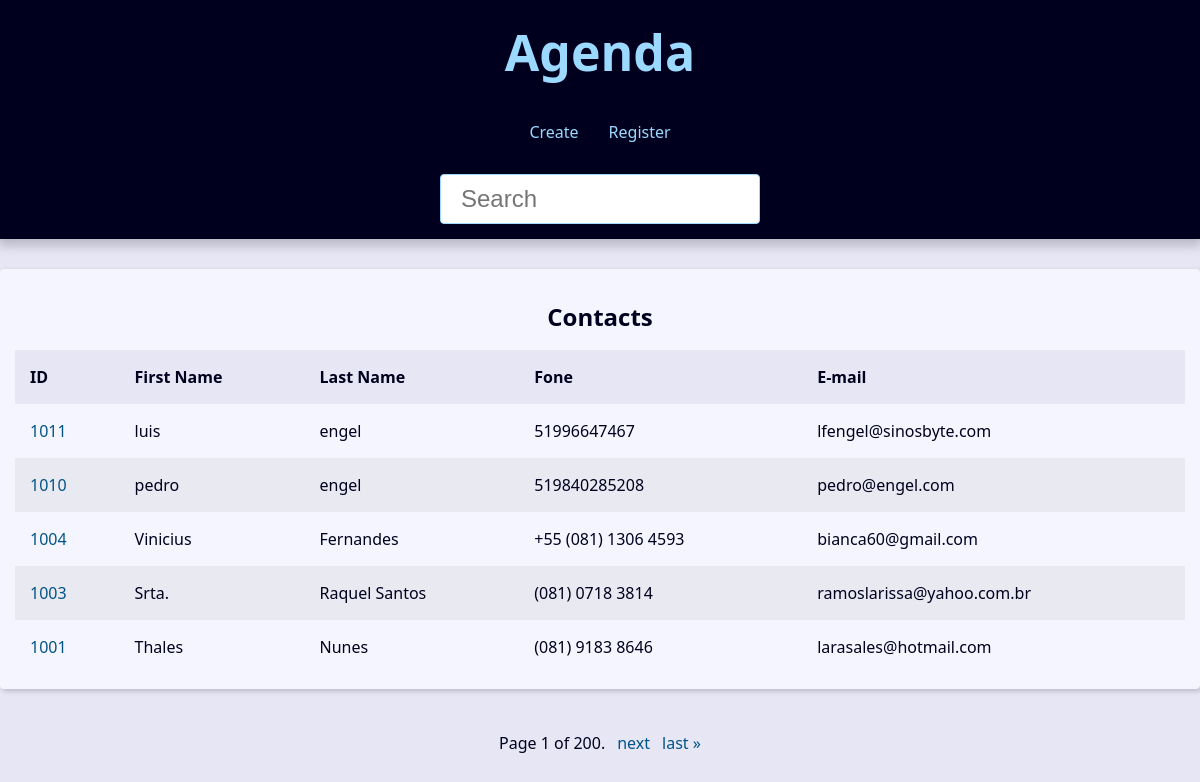
The page / on the database its author committed.
### contact/models.py (models this page shows, shortened)
class Contact(models.Model):
    first_name = models.CharField(
        max_length=50,
    )
    last_name = models.CharField(max_length=50, blank=True)
    fone = models.CharField(
        max_length=50
    )
    email = models.EmailField(max_length=254, blank=True)
    created_date = models.DateTimeField(default=timezone.now)
    description = models.TextField(blank=True)
    show = models.BooleanField(default=True)
    picture = models.ImageField(blank=True, upload_to="pictures/%Y/%m/")
    category = models.ForeignKey(
        Category, on_delete=models.SET_NULL, blank=True, null=True
    )
    owner = models.ForeignKey(
        User, on_delete=models.SET_NULL, blank=True, null=True)

### contact/views/contact_views.py (the view)
# urls.py: path("", view=views.index, name="index"),
def index(request: HttpRequest) -> HttpResponse:
    contacts = Contact.objects.all()
    contacts = Contact.objects.filter(show=True).order_by("-id")
    """
    SELECT "contact_contact"."id",
    "contact_contact"."first_name",
    "contact_contact"."last_name",
    "contact_contact"."fone",
    "contact_contact"."email",
    "contact_contact"."created_date",
    "contact_contact"."description",
    "contact_contact"."show",
    "contact_contact"."picture",
    "contact_contact"."category_id",
    "contact_contact"."owner_id"
    FROM "contact_contact"
    WHERE "contact_contact"."show"
    ORDER BY "contact_contact"."id" DESC
    """
    paginator = Paginator(contacts, 5)
    page_number = request.GET.get('page')
    page_obj = paginator.get_page(page_number)
    context = {"page_obj": page_obj, "site_title": "Contatos"}
    return render(request, "contact/index.html", context=context)

### contact/templates/contact/index.html
{% extends "global/base.html" %}
{% block content %}
{% if page_obj %}
    <div class="responsive-table">
        <table class="contacts-table">
            <caption class="table-caption">
                Contacts
            </caption>
            <thead>
                <tr class="table-row table-row-header">
                    <th class="table-header">ID</th>
                    <th class="table-header">First Name</th>
                    <th class="table-header">Last Name</th>
                    <th class="table-header">Fone</th>
                    <th class="table-header">E-mail</th>
                </tr>
            </thead>
            <tbody>
                {% for contact in page_obj%}
                   <tr class="table-row">
                        <td class="table-cel">
                            <a href="{% url 'contact:contact' contact.id %}" class="table-link">{{ contact.id }}</a>
                        </td>
                        <td class="table-cel">
                            {{ contact.first_name }}</td>
                        <td class="table-cel">
                            {{ contact.last_name }}
                        </td>
                        <td class="table-cel">
                            {{ contact.fone }}
                        </td>
                        <td class="table-cel">
                            {{ contact.email }}
                        </td>
                   </tr>
                {% endfor %}
            </tbody>
        </table>
    </div>
    {% else %}
        <div class="single-contact">
            <h1 class="single-contact-name">
              Nenhum contato encontrado com essa pesquisa
            </h1>
        </div>
    {% endif %}
{% endblock content %}

### base_templates/global/base.html (shortened to what this page needs)
<!DOCTYPE html>
<html lang="pt-br">
    {% include "global/partials/_head.html" %}
    <body>
        {% include "global/partials/_header.html" %}
        <main class="content">
            {% block content %}{% endblock content %}
        </main>
        {% include "global/partials/_pagination.html" %}
    </body>
</html>

### base_templates/global/partials/_head.html (shortened to what this page needs)
{% load static %}
<head>
    <link rel='stylesheet' href={% static "global/css/style.css" %}>
</head>

### base_templates/global/partials/_header.html
<header class="header">
    <h1 class="header-heading">
        <a href={% url "contact:index" %} class="header-link">Agenda</a>
    </h1>
    <nav class="menu">
        <ul class="menu-list">
            <li class="menu-item">
                <a href={% url "contact:create_contact" %} class="menu-link">
                    Create
                </a>
            </li>
            <li class="menu-item">
                <a href="#" class="menu-link">
                    Register
                </a>
            </li>
        </ul>
    </nav>
    <div class="search">
        <form action={% url "contact:search" %} mehtod='GET'>
            <input type="text" class="search-input" placeholder="Search"
                id="Search" name='q' value={{ search_value }}>
        </form>
    </div>
</header>

### base_templates/global/partials/_pagination.html (shortened to what this page needs)
{% if page_obj %}
<div class="pagination">
    <span class="step-links">
        <span class="current">
            Page {{ page_obj.number }} of {{ page_obj.paginator.num_pages }}.
        </span>
        {% if page_obj.has_next %}
        <a
            href="?page={{ page_obj.next_page_number }}&q={{ request.GET.q.strip }}">next</a>
        <a
            href="?page={{ page_obj.paginator.num_pages }}&q={{ request.GET.q.strip }}">last
            &raquo;</a>
        {% endif %}
    </span>
</div>
{% endif %}

### base_static/global/css/style.css (style rules this page uses)
:root { --spacing: 1.5rem; --link-dark-color: rgb(0, 83, 134); --link-light-color: rgb(156, 217, 255); --clr-white: rgb(245, 245, 255); --clr-black: rgb(0, 0, 30); --clr-light-gray: rgb(230, 230, 245); --clr-dark-shadow-5: rgba(0, 0, 10, 5%); --clr-dark-shadow-10: rgba(0, 0, 10, 10%); --clr-dark-shadow-20: rgba(0, 0, 10, 20%); --clr-light-shadow-5: rgba(200, 200, 255, 5%); --clr-light-shadow-10: rgba(200, 200, 255, 10%); --clr-light-shadow-20: rgba(200, 200, 255, 20%); --main-page-width: 120rem; --table-min-width: 60rem; --biggest-font-size: 5rem; --bigger-font-size: 4rem; --big-font-size: 3.2rem; --medium-font-size: 2.4rem; --small-font-size: 1.6rem; --smaller-font-size: 1.4rem; --smallest-font-size: 1.2rem; --transition-fast: 300ms; --transition-medium: 600ms; --transition-slow: 1s; --default-border-radius: 4px; }
*, *::before, *::after { margin: 0; padding: 0; box-sizing: border-box; }
html { font-size: 62.5%; }
body { font-family: system-ui, -apple-system, BlinkMacSystemFont, 'Segoe UI', Roboto, Oxygen, Ubuntu, Cantarell, 'Open Sans', 'Helvetica Neue', sans-serif; line-height: 1.5; font-size: var(--small-font-size); color: var(--clr-black); -webkit-font-smoothing: antialiased; background: var(--clr-light-gray); }
.header { background: var(--clr-black); padding: var(--spacing); box-shadow: 0 5px 10px 2px var(--clr-dark-shadow-20); z-index: 1; position: relative; }
.header-heading { font-size: var(--biggest-font-size); text-align: center; }
.header-link { color: var(--link-light-color); text-decoration: none; transition: filter var(--transition-fast) ease-in-out; }
.menu { margin: var(--spacing); }
.menu-list { list-style: none; display: flex; justify-content: center; flex-flow: row wrap; }
.menu-link { display: block; padding: var(--spacing); color: var(--link-light-color); text-decoration: none; transition: background-color var(--transition-fast) ease-in-out; border-radius: var(--default-border-radius); }
.content { max-width: var(--main-page-width); margin: calc(var(--spacing) * 2) auto; padding: var(--spacing); background: var(--clr-white); box-shadow: 2px 2px 5px var(--clr-dark-shadow-20); border-radius: var(--default-border-radius); }
.responsive-table { width: 100%; overflow-x: auto; }
.contacts-table { width: 100%; min-width: var(--table-min-width); border-collapse: collapse; }
.table-caption { font-size: var(--medium-font-size); font-weight: bold; padding: var(--spacing); }
.table-row { text-align: left; text-overflow: ellipsis; transition: background-color var(--transition-fast) ease-in-out; }
.table-row:nth-of-type(2n) { background: var(--clr-dark-shadow-5); }
.table-row-header { background: var(--clr-light-gray); color: var(--clr-black); }
.table-cel, .table-header { padding: var(--spacing); }
.table-link { color: var(--link-dark-color); transition: color var(--transition-fast) ease-in-out; text-decoration: none; }
.pagination { margin-top: var(--spacing); display: flex; justify-content: center; padding: calc(var(--spacing) * 0.8); font-size: var(--small-font-size); }
.pagination .step-links { display: flex; gap: calc(var(--spacing) * 0.8); }
.pagination .step-links a { color: var(--link-dark-color); transition: color var(--transition-fast) ease-in-out; text-decoration: none; display: block; }
.search { display: flex; justify-content: center; }
.search-input { font-size: var(--medium-font-size); padding: 1rem 2rem; width: 100%; max-width: 32rem; border-radius: var(--default-border-radius); border: 1px solid var(--link-light-color); }

### rows shown on the page
Contact: id "1011", first_name "luis", last_name "engel", fone "51996647467", email "lfengel@sinosbyte.com"
Contact: id "1010", first_name "pedro", last_name "engel", fone "519840285208", email "pedro@engel.com"
Contact: id "1004", first_name "Vinicius", last_name "Fernandes", fone "+55 (081) 1306 4593", email "bianca60@gmail.com"
Contact: id "1003", first_name "Srta.", last_name "Raquel Santos", fone "(081) 0718 3814", email "ramoslarissa@yahoo.com.br"
Contact: id "1001", first_name "Thales", last_name "Nunes", fone "(081) 9183 8646", email "larasales@hotmail.com"

### other values the page prints
{{ page_obj.number }} "1"
{{ page_obj.paginator.num_pages }} "200"
